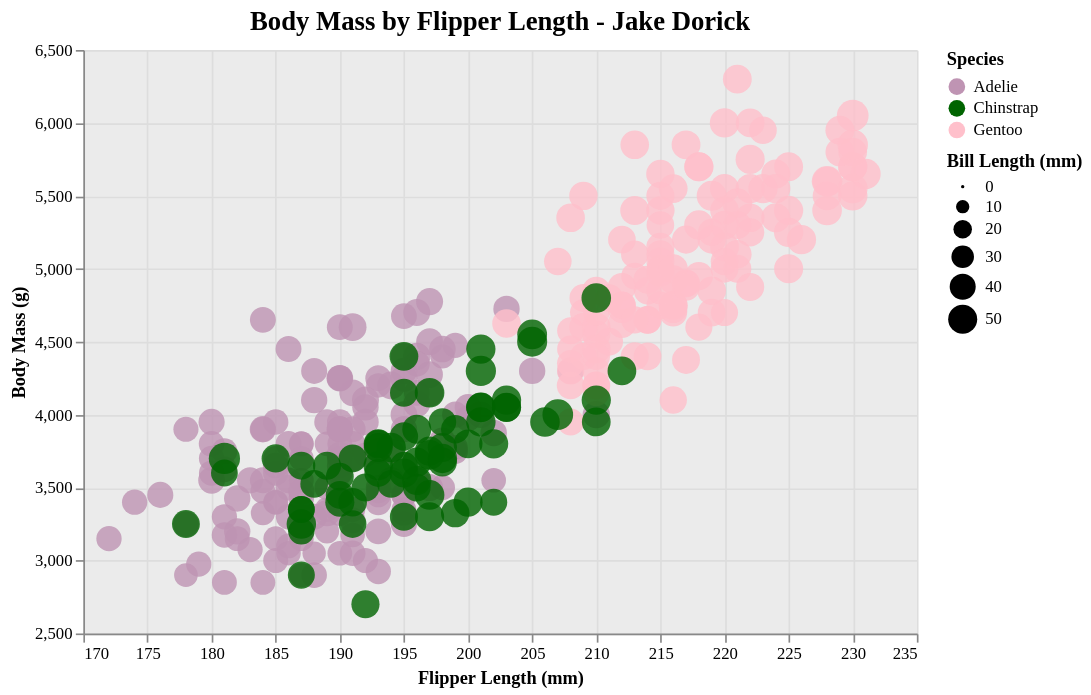

Notebook code for this chart:
### Markdown cell above
## Altair

### Code cell
import altair as alt

pick = alt.selection_point(on="click", empty=False)
interactive_chart = (
    alt.Chart(df)
    .mark_circle(size=80)
    .encode(
        x=alt.X(
            "flipper_length_mm",
            title="Flipper Length (mm)",
            scale=alt.Scale(zero=False),
        ),
        y=alt.Y("body_mass_g", title="Body Mass (g)", scale=alt.Scale(zero=False)),
        color=alt.Color(
            "species",
            title="Species",
            scale=alt.Scale(
                domain=["Adelie", "Chinstrap", "Gentoo"],
                range=["#BF94B3", "#006400", "#FFC0CB"],
            ),
        ),
        size=alt.Size("bill_length_mm", title="Bill Length (mm)"),
        tooltip=["bill_length_mm", "species", "flipper_length_mm", "body_mass_g"],
        opacity=alt.condition(pick, alt.value(1), alt.value(0.8)),
        stroke=alt.condition(pick, alt.value("black"), alt.value(None)),
        strokeWidth=alt.condition(pick, alt.value(2.5), alt.value(0)),
    )
    .add_params(pick)
    .properties(
        title="Body Mass by Flipper Length - Jake Dorick", width=500, height=350
    )
    .configure(font="Calibri")
    .configure_view(
        fill="#EBEBEB",
        stroke=None,
    )
    .configure_title(
        fontSize=16,
    )
    .interactive()
)

interactive_chart

### Figure 1 — Vega-Lite specification as saved in the notebook (floating-point values rounded to 4 significant figures; data arrays with more than 128 entries replaced by an {"elided": "..."} marker saying what was removed)
{"config": {"view": {"continuousWidth": 300, "continuousHeight": 300, "fill": "#EBEBEB", "stroke": null}, "font": "Calibri", "title": {"fontSize": 16}}, "data": {"name": "data-f3f9be37d50872871d5313f5aa8e1489"}, "mark": {"type": "circle", "size": 80}, "encoding": {"color": {"field": "species", "scale": {"domain": ["Adelie", "Chinstrap", "Gentoo"], "range": ["#BF94B3", "#006400", "#FFC0CB"]}, "title": "Species", "type": "nominal"}, "opacity": {"condition": {"param": "param_4dd8d52ce3ed03fc", "value": 1, "empty": false}, "value": 0.8}, "size": {"field": "bill_length_mm", "title": "Bill Length (mm)", "type": "quantitative"}, "stroke": {"condition": {"param": "param_4dd8d52ce3ed03fc", "value": "black", "empty": false}, "value": null}, "strokeWidth": {"condition": {"param": "param_4dd8d52ce3ed03fc", "value": 2.5, "empty": false}, "value": 0}, "tooltip": [{"field": "bill_length_mm", "type": "quantitative"}, {"field": "species", "type": "nominal"}, {"field": "flipper_length_mm", "type": "quantitative"}, {"field": "body_mass_g", "type": "quantitative"}], "x": {"field": "flipper_length_mm", "scale": {"zero": false}, "title": "Flipper Length (mm)", "type": "quantitative"}, "y": {"field": "body_mass_g", "scale": {"zero": false}, "title": "Body Mass (g)", "type": "quantitative"}}, "height": 350, "params": [{"name": "param_4dd8d52ce3ed03fc", "select": {"type": "point", "on": "click"}}, {"name": "param_1e9efca18e7a2868", "select": {"type": "interval", "encodings": ["x", "y"]}, "bind": "scales"}], "title": "Body Mass by Flipper Length - Jake Dorick", "width": 500, "$schema": "https://vega.github.io/schema/vega-lite/v6.4.1.json", "datasets": {"data-f3f9be37d50872871d5313f5aa8e1489": {"elided": "344 records"}}}
